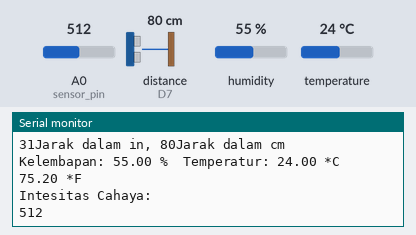
A sketch run on a simulated ESP8266 (NodeMCU). On the bench: the last lines printed to the serial monitor. Wiring (inferred from the names in the program): ultrasonic range finder: trigger D8; echo D7. The test bench sets the inputs (shaded band); at power-on: distance to the obstacle (sensor on D7) 80 cm, humidity 55 %, A0 (sensor_pin) = 512, temperature 24 °C. The echo pulse lasts 58.3 µs per cm.

Above: at 3.8 s.
3.9 s: distance to the obstacle (sensor on D7) set to 2 cm
At 4.6 s:
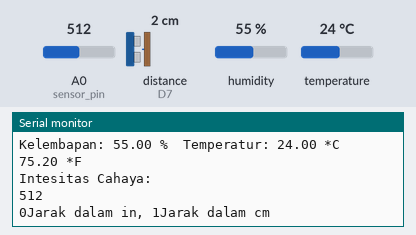
7.8 s: humidity set to 22 %
At 9.9 s:
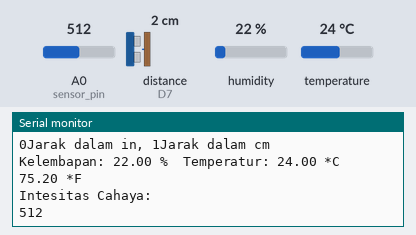
11.7 s: A0 (sensor_pin) set to 716
At 14.2 s:
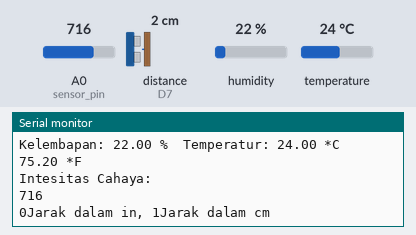
15.6 s: temperature set to 12 °C
At 18.6 s:
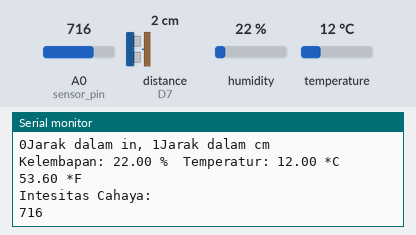
19.5 s: distance to the obstacle (sensor on D7) set to 4 cm
At 22.6 s:
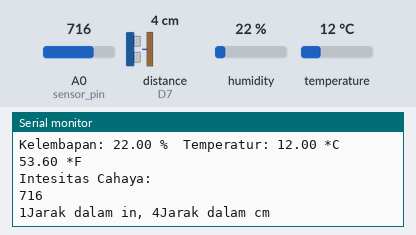
23.4 s: A0 (sensor_pin) set to 992
At 25.9 s:
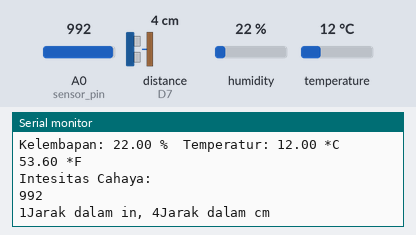
Timing chart, 0 to 27.4 s (numbered marks = the images above; inputs shaded):
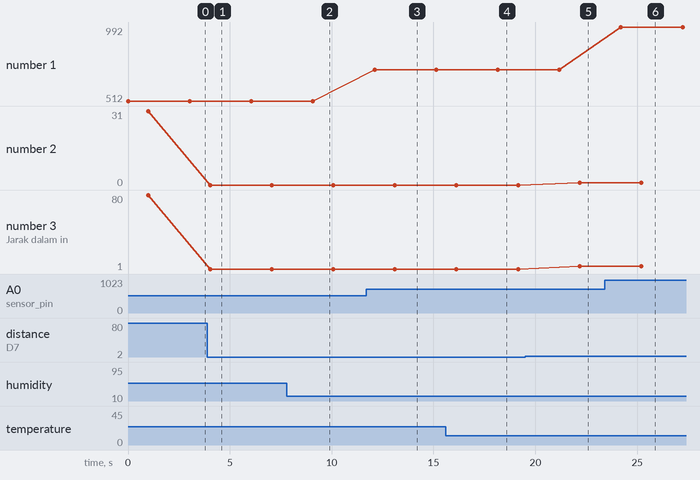

Measured:
- after the input at 3.9 s, the serial monitor: prints a new line after 0.13 s (image 1)
- after the input at 7.8 s, the serial monitor: prints a new line after 1.3 s (image 2)
- after the input at 11.7 s, the serial monitor: prints a new line after 0.40 s (image 3)
- after the input at 15.6 s, the serial monitor: prints a new line after 2.6 s (image 4)
- after the input at 19.5 s, the serial monitor: prints a new line after 2.7 s (image 5)
- after the input at 23.4 s, the serial monitor: prints a new line after 0.80 s (image 6)
- plotted number 1: 512 → 716 after the input at 11.7 s, 716 → 992 after the input at 23.4 s
- plotted number 2: 31 → 0 after the input at 3.9 s

The sketch:

sensor.ino
```cpp
#include "DHT.h"  //
#define DHTPIN D6     // pin yang terconnect dalam dht 11 yaitu D6
#define DHTTYPE DHT11   // DHT 11

int sensor_pin = A0;
int value ;
DHT dht(DHTPIN, DHTTYPE);
int trigPin = D8;    // Trigger
int echoPin = D7;    // Echo
long duration, cm, inches;
void setup()
{
  Serial.begin(115200);
  Serial.println("DHT11 test!");
  dht.begin();
  pinMode(trigPin, OUTPUT);
  pinMode(echoPin, INPUT);

}

void loop()
{
  //sensor cahaya
  int sensorValue = analogRead(sensor_pin);
  Serial.println("Intesitas Cahaya:");
  Serial.println(sensorValue);
  delay(1000);

  digitalWrite(trigPin, LOW);
  delayMicroseconds(5);
  digitalWrite(trigPin, HIGH);
  delayMicroseconds(10);
  digitalWrite(trigPin, LOW);
  pinMode(echoPin, INPUT);
  duration = pulseIn(echoPin, HIGH);

  // Convert the time into a distance
  cm = (duration/2) / 29.1;     // Divide by 29.1 or multiply by 0.0343
  inches = (duration/2) / 74;   // Divide by 74 or multiply by 0.0135

  Serial.print(inches);
  Serial.print("Jarak dalam in, ");
  Serial.print(cm);
  Serial.print("Jarak dalam cm");
  Serial.println();
  // Wait a few seconds between measurements.
  delay(2000);


 //untuk sesor dht 11
  float h = dht.readHumidity();
  float t = dht.readTemperature();
  float f = dht.readTemperature(true);

  //Periksa apakah ada pembacaan yang gagal dan keluar lebih awal (untuk mencoba lagi).
  if (isnan(h) || isnan(t) || isnan(f))
  {
    Serial.println("Failed to read from DHT sensor!");
    return;
  }

  //menampilkan hasil pembacaan sensor
  Serial.print("Kelembapan: ");
  Serial.print(h);
  Serial.print(" %\t");
  Serial.print("Temperatur: ");
  Serial.print(t);
  Serial.print(" *C ");
  Serial.print(f);
  Serial.println(" *F");

}
```

asdasdasdasd.c
```cpp
#include <ESP8266WiFi.h>
#include <ESP8266HTTPClient.h>
#include <WiFiClient.h>

const char* ssid = "ITD.students";
const char* password = "opensesame";
const char* serverName = "http://192.168.56.1/rest-api/items/read";
unsigned long lastTime = 0;
unsigned long timerDelay = 5000;

void setup() {
  Serial.begin(115200);

  WiFi.begin(ssid, password);
  Serial.println("Connecting");
  while(WiFi.status() != WL_CONNECTED) {
    delay(500);
    Serial.print(".");
  }
  Serial.println("");
  Serial.print("Connected to WiFi network with IP Address: ");
  Serial.println(WiFi.localIP());

  Serial.println("Timer set to 5 seconds (timerDelay variable), it will take 5 seconds before publishing the first reading.");
}

void loop() {
  if ((millis() - lastTime) > timerDelay) {


   if(WiFi.status()== WL_CONNECTED){
      HTTPClient http;
      http.begin(serverName);
      http.addHeader("Content-Type", "application/x-www-form-urlencoded");

      // If you need an HTTP request with a content type: application/json, use the following:
      http.addHeader("Content-Type", "application/json");
      int httpResponseCode = http.POST("{\"api_key\":\"tPmAT5Ab3j7F9\",\"sensor\":[1,2,3]}");

      // If you need an HTTP request with a content type: text/plain
      //http.addHeader("Content-Type", "text/plain");
      //int httpResponseCode = http.POST("Hello, World!");

      Serial.print("HTTP Response code: ");
      Serial.println(httpResponseCode);
      http.end();
    }
    else {
      Serial.println("WiFi Disconnected");
    }
    lastTime = millis();
  }
}
```
